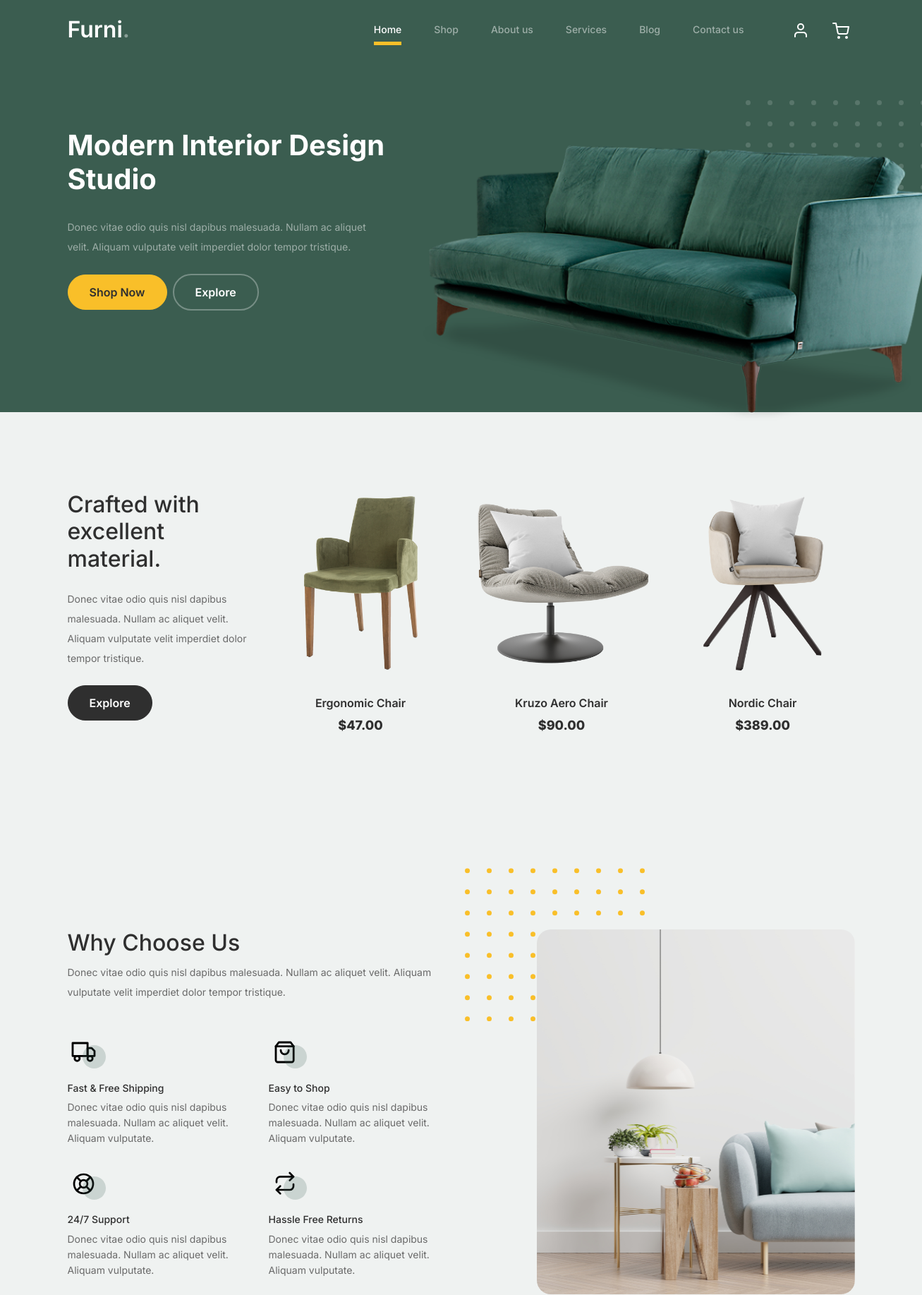
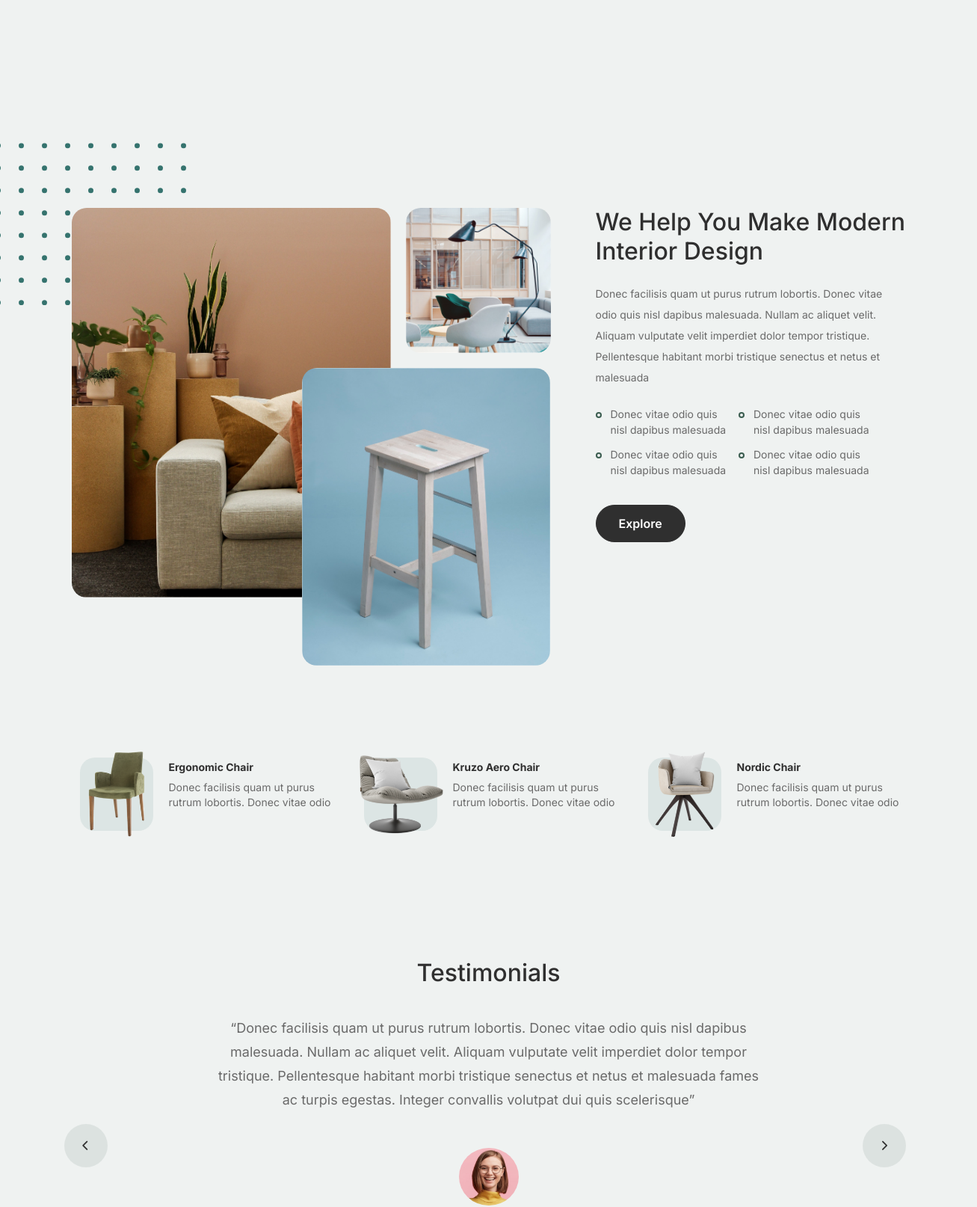
The page / (upper part) on the database its author committed (2 pictures, top to bottom).
### core/models.py (models this page shows, shortened)
class Product(models.Model):
    name = models.CharField(max_length=255)
    price = models.DecimalField(decimal_places=2, max_digits=10)
    image = models.ImageField(upload_to='products/')
    short_description = models.TextField(null=True, blank=True)

class Testimonial(models.Model):
    user = models.ForeignKey(User, on_delete=models.CASCADE, related_name='testimonials')
    job = models.CharField(max_length=50)
    review = models.TextField()
    image = models.ImageField(upload_to='testimonials/', null=True, blank=True)

### core/views.py (the view, shortened to what this page needs)
# urls.py: path('', home_view, name='home'),
def home_view(request):
    context = {
        'products': Product.objects.all().order_by('-id')[:3],
        'posts': Post.objects.select_related('author').all().order_by('-created_at')[:3],
        'testimonials': Testimonial.objects.select_related('user').all()
    }
    return render(request, 'core/index.html', context)

### templates/core/index.html (shortened to what this page needs)
{% load static %}
<!doctype html>
<html lang="en">
<head>
		<link href="{%  static 'css/bootstrap.min.css' %}" rel="stylesheet">
		<link href="https://cdnjs.cloudflare.com/ajax/libs/font-awesome/6.0.0-beta3/css/all.min.css" rel="stylesheet">
		<link href="{% static  'css/tiny-slider.css' %}" rel="stylesheet">
		<link href="{% static 'css/style.css' %}" rel="stylesheet">
	</head>
	<body>
		<nav class="custom-navbar navbar navbar navbar-expand-md navbar-dark bg-dark" arial-label="Furni navigation bar">
			<div class="container">
				<a class="navbar-brand" href="{% url 'home' %}">Furni<span>.</span></a>
				<div class="collapse navbar-collapse" id="navbarsFurni">
					<ul class="custom-navbar-nav navbar-nav ms-auto mb-2 mb-md-0">
						<li class="nav-item active">
							<a class="nav-link" href="{% url 'home' %}">Home</a>
						</li>
						<li><a class="nav-link" href="{% url 'shop' %}">Shop</a></li>
						<li><a class="nav-link" href="{% url 'about' %}">About us</a></li>
						<li><a class="nav-link" href="{% url 'services' %}">Services</a></li>
						<li><a class="nav-link" href="{% url 'blog' %}">Blog</a></li>
						<li><a class="nav-link" href="{% url 'contact' %}">Contact us</a></li>
					</ul>
					<ul class="custom-navbar-cta navbar-nav mb-2 mb-md-0 ms-5">
						<li><a class="nav-link" href="{% if request.user.username %} {% url 'logout' %} {% else %} {% url 'login' %} {% endif %}"><img src="{% static 'images/user.svg' %}"></a></li>
						<li><a class="nav-link" href="{% url 'cart' %}"><img src="{% static 'images/cart.svg' %}"></a></li>
					</ul>
				</div>
			</div>
		</nav>
			<div class="hero">
				<div class="container">
					<div class="row justify-content-between">
						<div class="col-lg-5">
							<div class="intro-excerpt">
								<h1>Modern Interior <span clsas="d-block">Design Studio</span></h1>
								<p class="mb-4">Donec vitae odio quis nisl dapibus malesuada. Nullam ac aliquet velit. Aliquam vulputate velit imperdiet dolor tempor tristique.</p>
								<p><a href="" class="btn btn-secondary me-2">Shop Now</a><a href="#" class="btn btn-white-outline">Explore</a></p>
							</div>
						</div>
						<div class="col-lg-7">
							<div class="hero-img-wrap">
								<img src="{% static 'images/couch.png' %}" class="img-fluid">
							</div>
						</div>
					</div>
				</div>
			</div>
		<div class="product-section">
			<div class="container">
				<div class="row">
					<div class="col-md-12 col-lg-3 mb-5 mb-lg-0">
						<h2 class="mb-4 section-title">Crafted with excellent material.</h2>
						<p class="mb-4">Donec vitae odio quis nisl dapibus malesuada. Nullam ac aliquet velit. Aliquam vulputate velit imperdiet dolor tempor tristique. </p>
						<p><a href="{% url 'shop' %}" class="btn">Explore</a></p>
					</div>
                        {% for product in products %}
					        <div class="col-12 col-md-4 col-lg-3 mb-5 mb-md-0">
						<a class="product-item" href="{% url 'cart' %}?product_id={{ product.id }}&action=plus">
							<img src="{{ product.image.url }}" class="img-fluid product-thumbnail">
							<h3 class="product-title">{{ product.name }}</h3>
							<strong class="product-price">${{ product.price }}</strong>
						</a>
					</div>
                        {% endfor %}
				</div>
			</div>
		</div>
		<div class="why-choose-section">
			<div class="container">
				<div class="row justify-content-between">
					<div class="col-lg-6">
						<h2 class="section-title">Why Choose Us</h2>
						<p>Donec vitae odio quis nisl dapibus malesuada. Nullam ac aliquet velit. Aliquam vulputate velit imperdiet dolor tempor tristique.</p>
						<div class="row my-5">
							<div class="col-6 col-md-6">
								<div class="feature">
									<div class="icon">
										<img src="{% static 'images/truck.svg' %}" alt="Image" class="imf-fluid">
									</div>
									<h3>Fast &amp; Free Shipping</h3>
									<p>Donec vitae odio quis nisl dapibus malesuada. Nullam ac aliquet velit. Aliquam vulputate.</p>
								</div>
							</div>
							<div class="col-6 col-md-6">
								<div class="feature">
									<div class="icon">
										<img src="{% static 'images/bag.svg' %}" alt="Image" class="imf-fluid">
									</div>
									<h3>Easy to Shop</h3>
									<p>Donec vitae odio quis nisl dapibus malesuada. Nullam ac aliquet velit. Aliquam vulputate.</p>
								</div>
							</div>
							<div class="col-6 col-md-6">
								<div class="feature">
									<div class="icon">
										<img src="{% static 'images/support.svg' %}" alt="Image" class="imf-fluid">
									</div>
									<h3>24/7 Support</h3>
									<p>Donec vitae odio quis nisl dapibus malesuada. Nullam ac aliquet velit. Aliquam vulputate.</p>
								</div>
							</div>
							<div class="col-6 col-md-6">
								<div class="feature">
									<div class="icon">
										<img src="{% static 'images/return.svg' %}" alt="Image" class="imf-fluid">
									</div>
									<h3>Hassle Free Returns</h3>
									<p>Donec vitae odio quis nisl dapibus malesuada. Nullam ac aliquet velit. Aliquam vulputate.</p>
								</div>
							</div>
						</div>
					</div>
					<div class="col-lg-5">
						<div class="img-wrap">
							<img src="{%  static 'images/why-choose-us-img.jpg' %}" alt="Image" class="img-fluid">
						</div>
					</div>
				</div>
			</div>
		</div>
		<div class="we-help-section">
			<div class="container">
				<div class="row justify-content-between">
					<div class="col-lg-7 mb-5 mb-lg-0">
						<div class="imgs-grid">
							<div class="grid grid-1"><img src="{% static 'images/img-grid-1.jpg' %}" alt="Untree.co"></div>
							<div class="grid grid-2"><img src="{% static 'images/img-grid-2.jpg' %}" alt="Untree.co"></div>
							<div class="grid grid-3"><img src="{% static 'images/img-grid-3.jpg' %}" alt="Untree.co"></div>
						</div>
					</div>
					<div class="col-lg-5 ps-lg-5">
						<h2 class="section-title mb-4">We Help You Make Modern Interior Design</h2>
						<p>Donec facilisis quam ut purus rutrum lobortis. Donec vitae odio quis nisl dapibus malesuada. Nullam ac aliquet velit. Aliquam vulputate velit imperdiet dolor tempor tristique. Pellentesque habitant morbi tristique senectus et netus et malesuada</p>
						<ul class="list-unstyled custom-list my-4">
							<li>Donec vitae odio quis nisl dapibus malesuada</li>
							<li>Donec vitae odio quis nisl dapibus malesuada</li>
							<li>Donec vitae odio quis nisl dapibus malesuada</li>
							<li>Donec vitae odio quis nisl dapibus malesuada</li>
						</ul>
						<p><a herf="#" class="btn">Explore</a></p>
					</div>
				</div>
			</div>
		</div>
		<div class="popular-product">
			<div class="container">
				<div class="row">
                    {% for product in products %}
					<div class="col-12 col-md-6 col-lg-4 mb-4 mb-lg-0">
						<div class="product-item-sm d-flex">
							<div class="thumbnail">
								<img src="{{ product.image.url }}" alt="Image" class="img-fluid">
							</div>
							<div class="pt-3">
								<h3>{{ product.name }}</h3>
								<p>{{ product.short_description }}</p>
							</div>
						</div>
					</div>
                    {% endfor %}
				</div>
			</div>
		</div>
		<div class="testimonial-section">
			<div class="container">
				<div class="row">
					<div class="col-lg-7 mx-auto text-center">
						<h2 class="section-title">Testimonials</h2>
					</div>
				</div>
				<div class="row justify-content-center">
					<div class="col-lg-12">
						<div class="testimonial-slider-wrap text-center">
							<div id="testimonial-nav">
								<span class="prev" data-controls="prev"><span class="fa fa-chevron-left"></span></span>
								<span class="next" data-controls="next"><span class="fa fa-chevron-right"></span></span>
							</div>
							<div class="testimonial-slider">
								{% for testimonial in testimonials %}
								    <div class="item">
									<div class="row justify-content-center">
										<div class="col-lg-8 mx-auto">
											<div class="testimonial-block text-center">
												<blockquote class="mb-5">
													<p>&ldquo;{{ testimonial.review }}&rdquo;</p>
												</blockquote>
												<div class="author-info">
													<div class="author-pic">
														<img src="{{ testimonial.image.url }}" alt="Maria Jones" class="img-fluid">
													</div>
												</div>
											</div>
										</div>
									</div>
								</div>
								{% endfor %}
							</div>
						</div>
					</div>
				</div>
			</div>
		</div>
	</body>
</html>

### static/css/tiny-slider.css (style rules this page uses)
.tns-slider { -webkit-transition:all 0s;-moz-transition:all 0s;transition:all 0s }
.tns-slider>.tns-item { -webkit-box-sizing:border-box;-moz-box-sizing:border-box;box-sizing:border-box }
.tns-horizontal.tns-subpixel { white-space:nowrap }
.tns-horizontal.tns-subpixel>.tns-item { display:inline-block;vertical-align:top;white-space:normal }

### rows shown on the page
Product: image (picture), name "Ergonomic Chair", price "47.00", short_description "Donec facilisis quam ut purus rutrum lobortis. Donec vitae odio"
Product: image (picture), name "Kruzo Aero Chair", price "90.00", short_description "Donec facilisis quam ut purus rutrum lobortis. Donec vitae odio"
Product: image (picture), name "Nordic Chair", price "389.00", short_description "Donec facilisis quam ut purus rutrum lobortis. Donec vitae odio"
Testimonial: review "Donec facilisis quam ut purus rutrum lobortis. Donec vitae odio quis nisl dapibus malesuada. Nullam ac aliquet velit. Aliquam vulputate velit imperdiet dolor tempor tristique. Pellentesque habitant morbi tristique senectus et netus et malesuada fames ac turpis egestas. Integer convallis volutpat dui quis scelerisque", image (picture)
